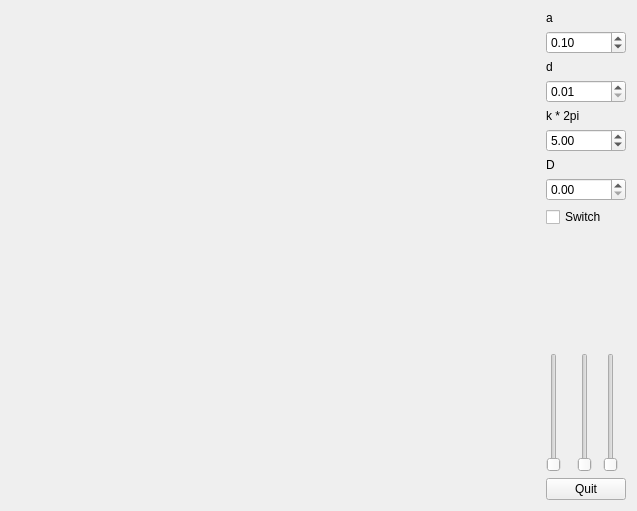
<?xml version="1.0" encoding="UTF-8"?>
<ui version="4.0">
 <class>Widget</class>
 <widget class="QWidget" name="Widget">
  <property name="geometry">
   <rect>
    <x>0</x>
    <y>0</y>
    <width>637</width>
    <height>511</height>
   </rect>
  </property>
  <property name="windowTitle">
   <string>Widget</string>
  </property>
  <layout class="QHBoxLayout" name="horizontalLayout">
   <item>
    <spacer name="horizontalSpacer">
     <property name="orientation">
      <enum>Qt::Horizontal</enum>
     </property>
     <property name="sizeHint" stdset="0">
      <size>
       <width>40</width>
       <height>20</height>
      </size>
     </property>
    </spacer>
   </item>
   <item>
    <layout class="QGridLayout" name="gridLayout">
     <item row="2" column="4" colspan="3">
      <widget class="QLabel" name="paramD">
       <property name="text">
        <string>d</string>
       </property>
      </widget>
     </item>
     <item row="1" column="4" colspan="3">
      <widget class="QDoubleSpinBox" name="changeParamA">
       <property name="minimum">
        <double>0.010000000000000</double>
       </property>
       <property name="maximum">
        <double>2.000000000000000</double>
       </property>
       <property name="singleStep">
        <double>0.010000000000000</double>
       </property>
       <property name="value">
        <double>0.100000000000000</double>
       </property>
      </widget>
     </item>
     <item row="10" column="5">
      <widget class="QSlider" name="changeXZ">
       <property name="maximum">
        <number>360</number>
       </property>
       <property name="orientation">
        <enum>Qt::Vertical</enum>
       </property>
      </widget>
     </item>
     <item row="11" column="4" colspan="3">
      <widget class="QPushButton" name="quitButton">
       <property name="text">
        <string>Quit</string>
       </property>
      </widget>
     </item>
     <item row="0" column="4" colspan="3">
      <widget class="QLabel" name="paramA">
       <property name="text">
        <string>a</string>
       </property>
      </widget>
     </item>
     <item row="7" column="4" colspan="3">
      <widget class="QDoubleSpinBox" name="changeParamDb">
       <property name="minimum">
        <double>0.000000000000000</double>
       </property>
       <property name="maximum">
        <double>5.000000000000000</double>
       </property>
       <property name="singleStep">
        <double>0.100000000000000</double>
       </property>
      </widget>
     </item>
     <item row="8" column="4" colspan="3">
      <widget class="QCheckBox" name="checkBox">
       <property name="text">
        <string>Switch</string>
       </property>
      </widget>
     </item>
     <item row="9" column="4" colspan="3">
      <spacer name="verticalSpacer">
       <property name="orientation">
        <enum>Qt::Vertical</enum>
       </property>
       <property name="sizeHint" stdset="0">
        <size>
         <width>20</width>
         <height>40</height>
        </size>
       </property>
      </spacer>
     </item>
     <item row="5" column="4" colspan="3">
      <widget class="QDoubleSpinBox" name="changeParamK">
       <property name="layoutDirection">
        <enum>Qt::LeftToRight</enum>
       </property>
       <property name="minimum">
        <double>0.010000000000000</double>
       </property>
       <property name="singleStep">
        <double>0.100000000000000</double>
       </property>
       <property name="value">
        <double>5.000000000000000</double>
       </property>
      </widget>
     </item>
     <item row="3" column="4" colspan="3">
      <widget class="QDoubleSpinBox" name="changeParamD">
       <property name="minimum">
        <double>0.010000000000000</double>
       </property>
       <property name="maximum">
        <double>1.000000000000000</double>
       </property>
       <property name="singleStep">
        <double>0.100000000000000</double>
       </property>
      </widget>
     </item>
     <item row="4" column="4" colspan="3">
      <widget class="QLabel" name="paramK">
       <property name="text">
        <string>k * 2pi</string>
       </property>
      </widget>
     </item>
     <item row="6" column="4" colspan="3">
      <widget class="QLabel" name="paramDBig">
       <property name="text">
        <string>D</string>
       </property>
      </widget>
     </item>
     <item row="10" column="6">
      <widget class="QSlider" name="changeXY">
       <property name="minimum">
        <number>0</number>
       </property>
       <property name="maximum">
        <number>360</number>
       </property>
       <property name="sliderPosition">
        <number>0</number>
       </property>
       <property name="orientation">
        <enum>Qt::Vertical</enum>
       </property>
      </widget>
     </item>
     <item row="10" column="4">
      <widget class="QSlider" name="changeYZ">
       <property name="maximum">
        <number>360</number>
       </property>
       <property name="orientation">
        <enum>Qt::Vertical</enum>
       </property>
      </widget>
     </item>
    </layout>
   </item>
  </layout>
 </widget>
 <layoutdefault spacing="6" margin="11"/>
 <resources/>
 <connections/>
</ui>
